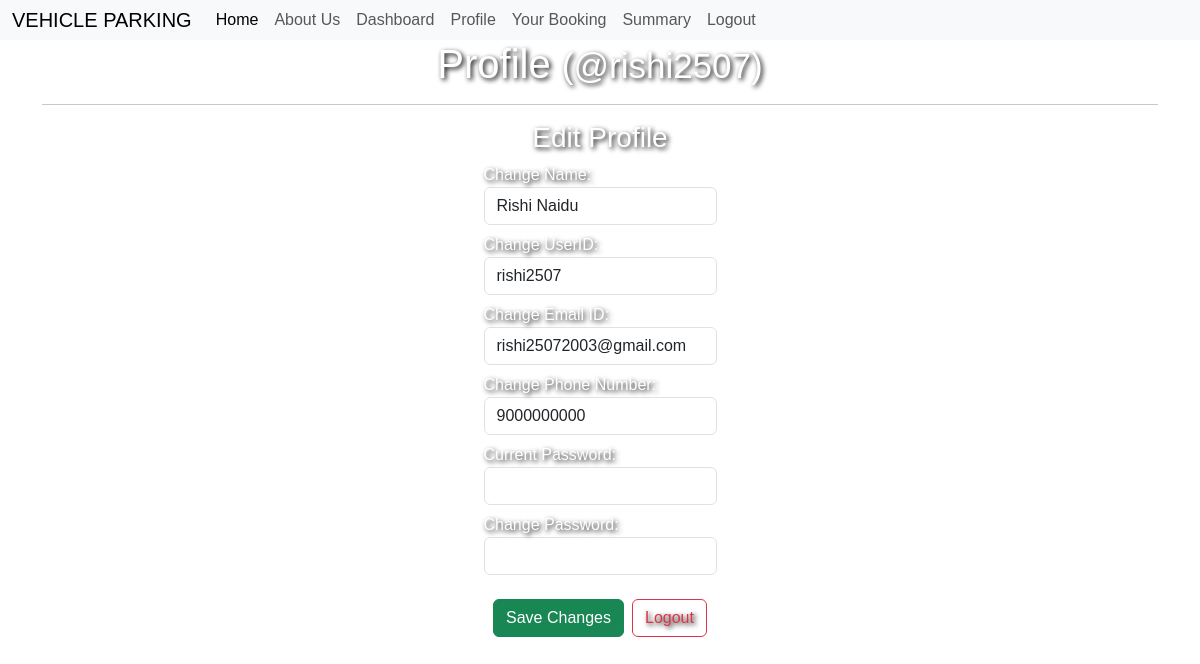
The page /profile (signed in) on the database as committed earlier.
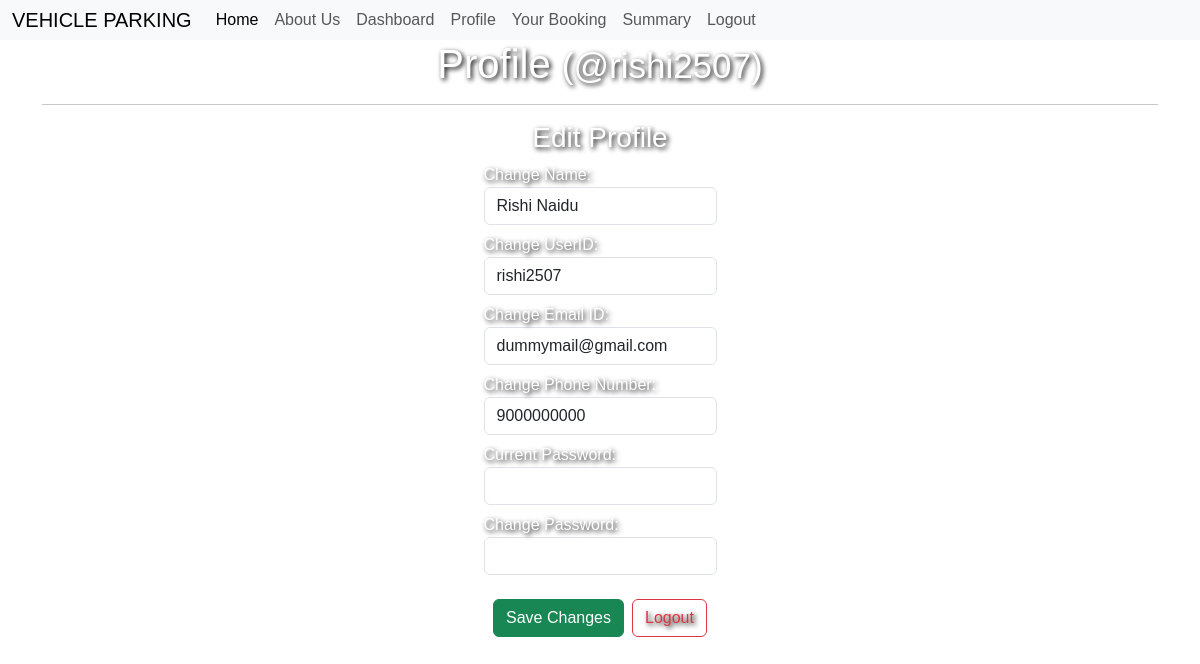
The same page on the database as committed later.
### models.py (models this page shows, shortened)
class Users(db.Model):
     __tablename__ = 'users'
     user_id = db.Column(db.String(32),primary_key=True)
     name = db.Column(db.String(32), nullable=False)
     _password_hash = db.Column('password', db.String(128), nullable=False)
     email_id = db.Column(db.String(64),nullable=True)
     phone = db.Column(db.BigInteger, nullable=False)
     is_admin = db.Column(db.Boolean, nullable=False, default = False)
     user_created = db.Column(db.DateTime,default=datetime.utcnow)
     last_logged_in = db.Column(db.DateTime)
     @property
     def password(self):
          raise AttributeError('password is write-only')
     @password.setter
     def password(self,plain_password):
          self._password_hash  = generate_password_hash(plain_password)

### routes.py (the view)
@app.route('/profile')
@auth_required
def profile():
    return render_template('profile.html', user=Users.query.get(session['user_id']))

### routes.py (called while the page is built)
def auth_required(func):
    @wraps(func)
    def inner(*args,**kwargs):
        if 'user_id' not in session:
            flash("Please login to continue.")
            return redirect(url_for("login"))
        return func(*args, **kwargs)
    return inner

@app.context_processor
def inject_user():
    if 'user_id' in session:
        user = Users.query.filter_by(user_id=session['user_id']).first()
        return dict(user=user)
    return dict(user=None)

### templates/profile.html (shortened to what this page needs)
{% extends 'layout.html' %}
{% block content %}
<h1>Profile
    <small class="id_of_user">(@{{user.user_id}})</small>
</h1>
<hr>
<h3>Edit Profile</h3>
{% if not user.is_admin %}
    <form methods = "POST">
        <label for="Name" class="form-label">Change Name:
        <input type="text" name="name" id="name" class="form-control" required value="{{user.name}}"/>
        </label>
        <label for="userid" class="form-label">Change UserID:
        <input type="text" name="user_id" id="user_id" class="form-control" required value="{{user.user_id}}"/>
        </label>
        <label for="email_id" class="form-label">Change Email ID:
        <input type="text" name="email_id" id="email_id" class="form-control" required value="{{user.email_id}}"/>
        </label>
        <label for="phone" class="form-label">Change Phone Number:
        <input type="number" name="phone" id="phone" class="form-control" required value="{{user.phone}}"/>
        </label>
        <label for="cpassword" class="form-label">Current Password:
        <input type="password" name="cpassword" id="cpassword" class="form-control" required/>
        </label>
        <label for="password" class="form-label">Change Password:
        <input type="password" name="password" id="password" class="form-control" required/>
        </label>
        <div class="d-flex gap-2 mt-3">
            <input type="submit" value="Save Changes" class="btn btn-success"/>
            <a href="{{url_for('logout')}}" class="btn btn-outline-danger text-center">Logout</a>
        </div>
    </form>
{% endif %}
{% endblock %}

Rows that differ between the two databases and show on the page:
changed Users "rishi2507": email_id "rishi25072003@gmail.com" → "dummymail@gmail.com"
